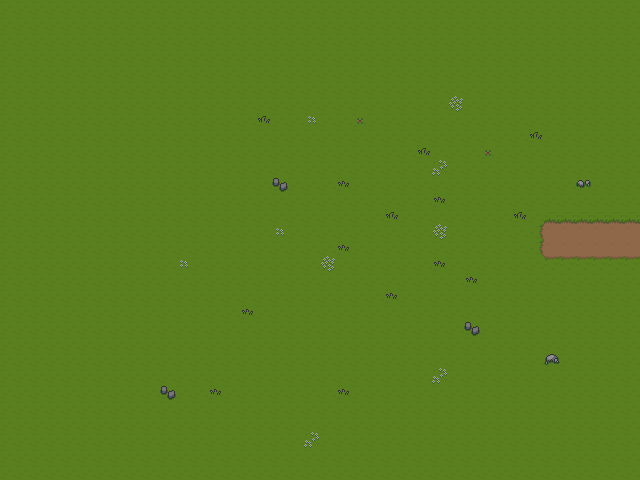

This is a level from a 2D game, rendered from its Tiled map with the project's own tilesets. A one-line summary and the complete map file follow:
An orthogonal 40x30 tile map with 16x16 px tiles, 2 tile layers (Tile Layer 1, Tile Layer 2), 3 tilesets and 4 objects.

<map version="1.10" tiledversion="1.11.2" orientation="orthogonal" renderorder="right-up" width="40" height="30" tilewidth="16" tileheight="16" infinite="0" nextlayerid="6" nextobjectid="7">
 <tileset firstgid="1" source="tilesets/desertSet.tsx" />
 <tileset firstgid="49" source="tilesets/Overworld_Tileset.tsx" />
 <tileset firstgid="283" source="tilesets/items.tsx" />
 <layer id="1" name="Tile Layer 1" width="40" height="30">
  <data encoding="csv">
73,73,73,73,73,73,73,73,73,73,73,73,73,73,73,73,73,73,73,73,73,73,73,73,73,73,73,73,73,73,73,73,73,73,73,73,73,73,73,73,
73,73,73,73,73,73,73,73,73,73,73,73,73,73,73,73,73,73,73,73,73,73,73,73,73,73,73,73,73,73,73,73,73,73,73,73,73,73,73,73,
73,73,73,73,73,73,73,73,73,73,73,73,73,73,73,73,73,73,73,73,73,73,73,73,73,73,73,73,73,73,73,73,73,73,73,73,73,73,73,73,
73,73,73,73,73,73,73,73,73,73,73,73,73,73,73,73,73,73,73,73,73,73,73,73,73,73,73,73,73,73,73,73,73,73,73,73,73,73,73,73,
73,73,73,73,73,73,73,73,73,73,73,73,73,73,73,73,73,73,73,73,73,73,73,73,73,73,73,73,73,73,73,73,73,73,73,73,73,73,73,73,
73,73,73,73,73,73,73,73,73,73,73,73,73,73,73,73,73,73,73,73,73,73,73,73,73,73,73,73,73,73,73,73,73,73,73,73,73,73,73,73,
73,73,73,73,73,73,73,73,73,73,73,73,73,73,73,73,73,73,73,73,73,73,73,73,73,73,73,73,73,73,73,73,73,73,73,73,73,73,73,73,
73,73,73,73,73,73,73,73,73,73,73,73,73,73,73,73,73,73,73,73,73,73,73,73,73,73,73,73,73,73,73,73,73,73,73,73,73,73,73,73,
73,73,73,73,73,73,73,73,73,73,73,73,73,73,73,73,73,73,73,73,73,73,73,73,73,73,73,73,73,73,73,73,73,73,73,73,73,73,73,73,
73,73,73,73,73,73,73,73,73,73,73,73,73,73,73,73,73,73,73,73,73,73,73,73,73,73,73,73,73,73,73,73,73,73,73,73,73,73,73,73,
73,73,73,73,73,73,73,73,73,73,73,73,73,73,73,73,73,73,73,73,73,73,73,73,73,73,73,73,73,73,73,73,73,73,73,73,73,73,73,73,
73,73,73,73,73,73,73,73,73,73,73,73,73,73,73,73,73,73,73,73,73,73,73,73,73,73,73,73,73,73,73,73,73,73,73,73,73,73,73,73,
73,73,73,73,73,73,73,73,73,73,73,73,73,73,73,73,73,73,73,73,73,73,73,73,73,73,73,73,73,73,73,73,73,73,73,73,73,73,73,73,
73,73,73,73,73,73,73,73,73,73,73,73,73,73,73,73,73,73,73,73,73,73,73,73,73,73,73,73,73,73,73,73,73,73,197,197,197,197,197,197,
73,73,73,73,73,73,73,73,73,73,73,73,73,73,73,73,73,73,73,73,73,73,73,73,73,73,73,73,73,73,73,73,73,175,103,103,103,103,103,103,
73,73,73,73,73,73,73,73,73,73,73,73,73,73,73,73,73,73,73,73,73,73,73,73,73,73,73,73,73,73,73,73,73,175,103,103,103,103,103,103,
73,73,73,73,73,73,73,73,73,73,73,73,73,73,73,73,73,73,73,73,73,73,73,73,73,73,73,73,73,73,73,73,73,73,161,194,194,194,161,161,
73,73,73,73,73,73,73,73,73,73,73,73,73,73,73,73,73,73,73,73,73,73,73,73,73,73,73,73,73,73,73,73,73,73,73,73,73,73,73,73,
73,73,73,73,73,73,73,73,73,73,73,73,73,73,73,73,73,73,73,73,73,73,73,73,73,73,73,73,73,73,73,73,73,73,73,73,73,73,73,73,
73,73,73,73,73,73,73,73,73,73,73,73,73,73,73,73,73,73,73,73,73,73,73,73,73,73,73,73,73,73,73,73,73,73,73,73,73,73,73,73,
73,73,73,73,73,73,73,73,73,73,73,73,73,73,73,73,73,73,73,73,73,73,73,73,73,73,73,73,73,73,73,73,73,73,73,73,73,73,73,73,
73,73,73,73,73,73,73,73,73,73,73,73,73,73,73,73,73,73,73,73,73,73,73,73,73,73,73,73,73,73,73,73,73,73,73,73,73,73,73,73,
73,73,73,73,73,73,73,73,73,73,73,73,73,73,73,73,73,73,73,73,73,73,73,73,73,73,73,73,73,73,73,73,73,73,73,73,73,73,73,73,
73,73,73,73,73,73,73,73,73,73,73,73,73,73,73,73,73,73,73,73,73,73,73,73,73,73,73,73,73,73,73,73,73,73,73,73,73,73,73,73,
73,73,73,73,73,73,73,73,73,73,73,73,73,73,73,73,73,73,73,73,73,73,73,73,73,73,73,73,73,73,73,73,73,73,73,73,73,73,73,73,
73,73,73,73,73,73,73,73,73,73,73,73,73,73,73,73,73,73,73,73,73,73,73,73,73,73,73,73,73,73,73,73,73,73,73,73,73,73,73,73,
73,73,73,73,73,73,73,73,73,73,73,73,73,73,73,73,73,73,73,73,73,73,73,73,73,73,73,73,73,73,73,73,73,73,73,73,73,73,73,73,
73,73,73,73,73,73,73,73,73,73,73,73,73,73,73,73,73,73,73,73,73,73,73,73,73,73,73,73,73,73,73,73,73,73,73,73,73,73,73,73,
73,73,73,73,73,73,73,73,73,73,73,73,73,73,73,73,73,73,73,73,73,73,73,73,73,73,73,73,73,73,73,73,73,73,73,73,73,73,73,73,
73,73,73,73,73,73,73,73,73,73,73,73,73,73,73,73,73,73,73,73,73,73,73,73,73,73,73,73,73,73,73,73,73,73,73,73,73,73,73,73
</data>
 </layer>
 <layer id="2" name="Tile Layer 2" width="40" height="30">
  <data encoding="csv">
0,0,0,0,0,0,0,0,0,0,0,0,0,0,0,0,0,0,0,0,0,0,0,0,0,0,0,0,0,0,0,0,0,0,0,0,0,0,0,0,
0,0,0,0,0,0,0,0,0,0,0,0,0,0,0,0,0,0,0,0,0,0,0,0,0,0,0,0,0,0,0,0,0,0,0,0,0,0,0,0,
0,0,0,0,0,0,0,0,0,0,0,0,0,0,0,0,0,0,0,0,0,0,0,0,0,0,0,0,0,0,0,0,0,0,0,0,0,0,0,0,
0,0,0,0,0,0,0,0,0,0,0,0,0,0,0,0,0,0,0,0,0,0,0,0,0,0,0,0,0,0,0,0,0,0,0,0,0,0,0,0,
0,0,0,0,0,0,0,0,0,0,0,0,0,0,0,0,0,0,0,0,0,0,0,0,0,0,0,0,0,0,0,0,0,0,0,0,0,0,0,0,
0,0,0,0,0,0,0,0,0,0,0,0,0,0,0,0,0,0,0,0,0,0,0,0,0,0,0,0,0,0,0,0,0,0,0,0,0,0,0,0,
0,0,0,0,0,0,0,0,0,0,0,0,0,0,0,0,0,0,0,0,0,0,0,0,0,0,0,0,140,0,0,0,0,0,0,0,0,0,0,0,
0,0,0,0,0,0,0,0,0,0,0,0,0,0,0,0,106,0,0,139,0,0,109,0,0,0,0,0,0,0,0,0,0,0,0,0,0,0,0,0,
0,0,0,0,0,0,0,0,0,0,0,0,0,0,0,0,0,0,0,0,0,0,0,0,0,0,0,0,0,0,0,0,0,106,0,0,0,0,0,0,
0,0,0,0,0,0,0,0,0,0,0,0,0,0,0,0,0,0,0,0,0,0,0,0,0,0,106,0,0,0,109,0,0,0,0,0,0,0,0,0,
0,0,0,0,0,0,0,0,0,0,0,0,0,0,0,0,0,0,0,0,0,0,0,0,0,0,0,121,0,0,0,0,0,0,0,0,0,0,0,0,
0,0,0,0,0,0,0,0,0,0,0,0,0,0,0,0,0,143,0,0,0,105,0,0,0,0,0,0,0,0,0,0,0,0,0,0,141,0,0,0,
0,0,0,0,0,0,0,0,0,0,0,0,0,0,0,0,0,0,0,0,0,0,0,0,0,0,0,105,0,0,0,0,0,0,0,0,0,0,0,0,
0,0,0,0,0,0,0,0,0,0,0,0,0,0,0,0,0,0,0,0,0,0,0,0,106,0,0,0,0,0,0,0,106,0,0,0,0,0,0,0,
0,0,0,0,0,0,0,0,0,0,0,0,0,0,0,0,0,139,0,0,0,0,0,0,0,0,0,140,0,0,0,0,0,0,0,0,0,0,0,0,
0,0,0,0,0,0,0,0,0,0,0,0,0,0,0,0,0,0,0,0,0,105,0,0,0,0,0,0,0,0,0,0,0,0,0,0,0,0,0,0,
0,0,0,0,0,0,0,0,0,0,0,139,0,0,0,0,0,0,0,0,140,0,0,0,0,0,0,105,0,0,0,0,0,0,0,0,0,0,0,0,
0,0,0,0,0,0,0,0,0,0,0,0,0,0,0,0,0,0,0,0,0,0,0,0,0,0,0,0,0,105,0,0,0,0,0,0,0,0,0,0,
0,0,0,0,0,0,0,0,0,0,0,0,0,0,0,0,0,0,0,0,0,0,0,0,105,0,0,0,0,0,0,0,0,0,0,0,0,0,0,0,
0,0,0,0,0,0,0,0,0,0,0,0,0,0,0,105,0,0,0,0,0,0,0,0,0,0,0,0,0,0,0,0,0,0,0,0,0,0,0,0,
0,0,0,0,0,0,0,0,0,0,0,0,0,0,0,0,0,0,0,0,0,0,0,0,0,0,0,0,0,143,0,0,0,0,0,0,0,0,0,0,
0,0,0,0,0,0,0,0,0,0,0,0,0,0,0,0,0,0,0,0,0,0,0,0,0,0,0,0,0,0,0,0,0,0,0,0,0,0,0,0,
0,0,0,0,0,0,0,0,0,0,0,0,0,0,0,0,0,0,0,0,0,0,0,0,0,0,0,0,0,0,0,0,0,0,142,0,0,0,0,0,
0,0,0,0,0,0,0,0,0,0,0,0,0,0,0,0,0,0,0,0,0,0,0,0,0,0,0,121,0,0,0,0,0,0,0,0,0,0,0,0,
0,0,0,0,0,0,0,0,0,0,143,0,0,105,0,0,0,0,0,0,0,105,0,0,0,0,0,0,0,0,0,0,0,0,0,0,0,0,0,0,
0,0,0,0,0,0,0,0,0,0,0,0,0,0,0,0,0,0,0,0,0,0,0,0,0,0,0,0,0,0,0,0,0,0,0,0,0,0,0,0,
0,0,0,0,0,0,0,0,0,0,0,0,0,0,0,0,0,0,0,0,0,0,0,0,0,0,0,0,0,0,0,0,0,0,0,0,0,0,0,0,
0,0,0,0,0,0,0,0,0,0,0,0,0,0,0,0,0,0,0,121,0,0,0,0,0,0,0,0,0,0,0,0,0,0,0,0,0,0,0,0,
0,0,0,0,0,0,0,0,0,0,0,0,0,0,0,0,0,0,0,0,0,0,0,0,0,0,0,0,0,0,0,0,0,0,0,0,0,0,0,0,
0,0,0,0,0,0,0,0,0,0,0,0,0,0,0,0,0,0,0,0,0,0,0,0,0,0,0,0,0,0,0,0,0,0,0,0,0,0,0,0
</data>
 </layer>
 <objectgroup id="3" name="Load Zones" />
 <objectgroup id="4" name="Collision">
  <object id="1" x="-32" y="0" width="32" height="480" />
  <object id="2" x="640" y="0" width="32" height="480" />
  <object id="3" x="0" y="-32" width="640" height="32" />
  <object id="4" x="0" y="480" width="640" height="32" />
 </objectgroup>
 <objectgroup id="5" name="Items" />
</map>
